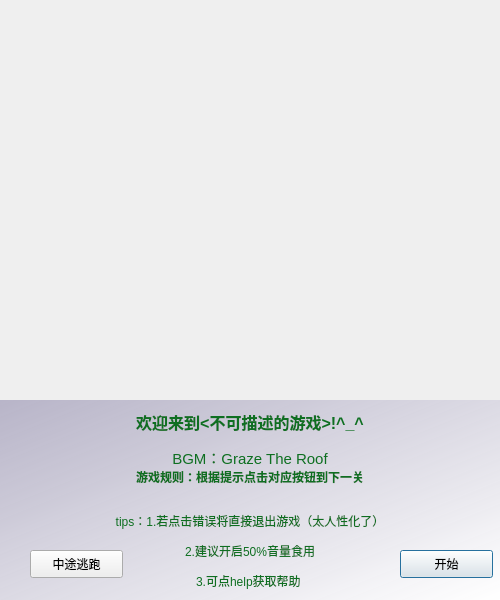
<?xml version="1.0" encoding="UTF-8"?>
<ui version="4.0">
 <class>Dialog</class>
 <widget class="QDialog" name="Dialog">
  <property name="enabled">
   <bool>true</bool>
  </property>
  <property name="geometry">
   <rect>
    <x>0</x>
    <y>0</y>
    <width>500</width>
    <height>600</height>
   </rect>
  </property>
  <property name="minimumSize">
   <size>
    <width>458</width>
    <height>300</height>
   </size>
  </property>
  <property name="cursor">
   <cursorShape>OpenHandCursor</cursorShape>
  </property>
  <property name="mouseTracking">
   <bool>false</bool>
  </property>
  <property name="windowTitle">
   <string>不可描述的游戏</string>
  </property>
  <property name="modal">
   <bool>false</bool>
  </property>
  <widget class="QLabel" name="label">
   <property name="geometry">
    <rect>
     <x>0</x>
     <y>0</y>
     <width>500</width>
     <height>400</height>
    </rect>
   </property>
   <property name="minimumSize">
    <size>
     <width>461</width>
     <height>201</height>
    </size>
   </property>
   <property name="text">
    <string>&lt;html&gt;&lt;head/&gt;&lt;body&gt;&lt;p&gt;&lt;img src=&quot;:/images/p1.jpg&quot;/&gt;&lt;/p&gt;&lt;/body&gt;&lt;/html&gt;</string>
   </property>
  </widget>
  <widget class="QPushButton" name="pushButton">
   <property name="geometry">
    <rect>
     <x>400</x>
     <y>550</y>
     <width>93</width>
     <height>28</height>
    </rect>
   </property>
   <property name="styleSheet">
    <string notr="true"/>
   </property>
   <property name="text">
    <string>开始</string>
   </property>
  </widget>
  <widget class="QPushButton" name="pushButton_2">
   <property name="geometry">
    <rect>
     <x>30</x>
     <y>550</y>
     <width>93</width>
     <height>28</height>
    </rect>
   </property>
   <property name="text">
    <string>中途逃跑</string>
   </property>
  </widget>
  <widget class="QLabel" name="label_2">
   <property name="geometry">
    <rect>
     <x>0</x>
     <y>400</y>
     <width>500</width>
     <height>200</height>
    </rect>
   </property>
   <property name="styleSheet">
    <string notr="true">color: rgb(14, 111, 33);
background-color: rgb(145, 145, 145);
background-color: qlineargradient(spread:pad, x1:0, y1:0, x2:1, y2:1, stop:0 rgba(175, 171, 194, 220), stop:1 rgba(255, 255, 255, 255));</string>
   </property>
   <property name="text">
    <string>&lt;html&gt;&lt;head/&gt;&lt;body&gt;&lt;p align=&quot;center&quot;&gt;&lt;span style=&quot; font-size:12pt; font-weight:600;&quot;&gt;欢迎来到&amp;lt;不可描述的游戏&amp;gt;!^_^&lt;/span&gt;&lt;/p&gt;&lt;p align=&quot;center&quot;&gt;&lt;span style=&quot; font-size:11pt;&quot;&gt;BGM：Graze The Roof&lt;/span&gt;&lt;br/&gt;&lt;span style=&quot; font-weight:600;&quot;&gt;游戏规则：根据提示点击对应按钮到下一关&lt;/span&gt;&lt;/p&gt;&lt;p align=&quot;center&quot;&gt;&lt;br/&gt;tips：1.若点击错误将直接退出游戏（太人性化了）&lt;/p&gt;&lt;p align=&quot;center&quot;&gt;2.建议开启50%音量食用&lt;/p&gt;&lt;p align=&quot;center&quot;&gt;3.可点help获取帮助 &lt;/p&gt;&lt;/body&gt;&lt;/html&gt;</string>
   </property>
  </widget>
  <zorder>label_2</zorder>
  <zorder>label</zorder>
  <zorder>pushButton</zorder>
  <zorder>pushButton_2</zorder>
 </widget>
 <layoutdefault spacing="6" margin="11"/>
 <resources/>
 <connections/>
</ui>
